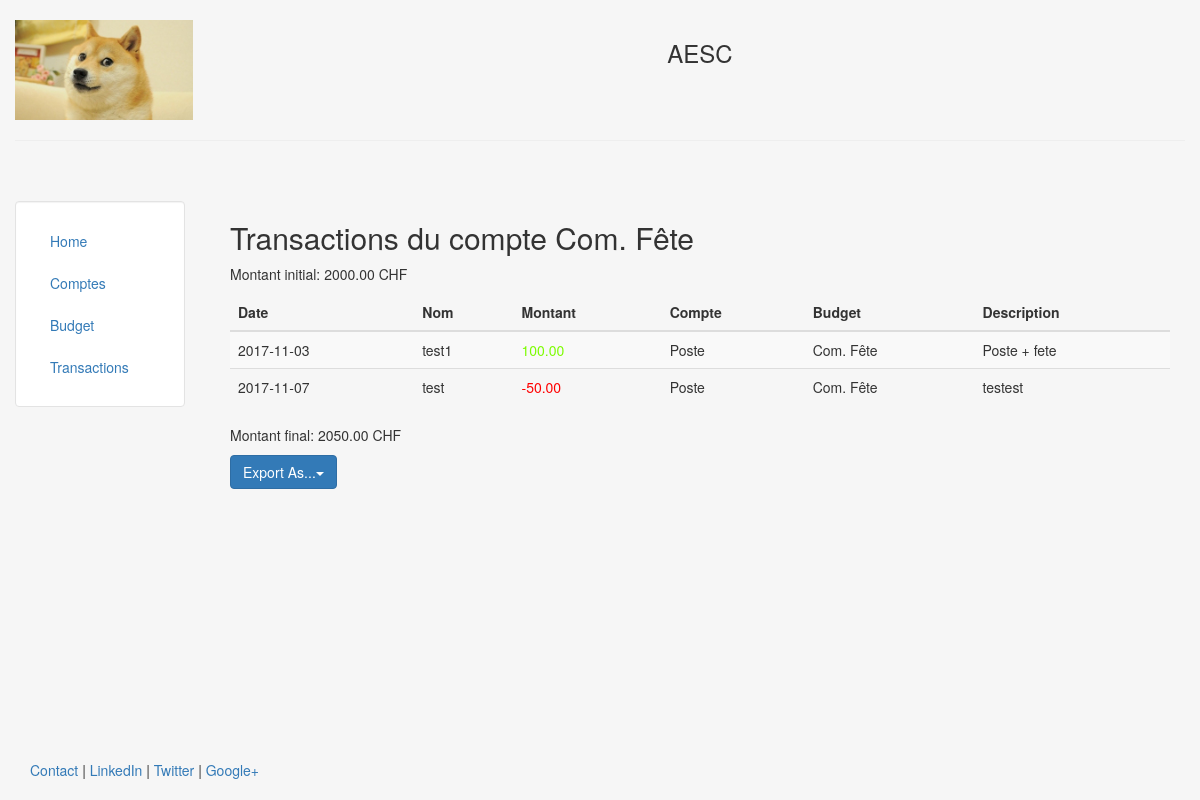
Screenshot of /budget/2 with the database file from the repository.
### compta/models.py (models this page shows, shortened)
class Budget(models.Model):
    nom = models.CharField(max_length = 140)
    somme_depart = models.DecimalField(max_digits=11, decimal_places=2)
    somme_actuelle = models.DecimalField(max_digits=11, decimal_places=2)
    def __str__(self):
        return self.nom

class Transaction(models.Model):
    nom = models.CharField(max_length=140)
    somme = models.DecimalField(max_digits=11, decimal_places=2)
    compte = models.ForeignKey(Compte, on_delete=models.CASCADE)
    budget = models.ForeignKey(Budget, on_delete=models.CASCADE, blank=True, null=True)
    date = models.DateField()
    date_traitement = models.DateField(default=datetime.now)
    description = models.TextField()

class Compte(models.Model):
    nom = models.CharField(max_length = 140)
    somme_depart = models.DecimalField( max_digits=11, decimal_places=2)
    somme_actuelle = models.DecimalField(max_digits=11, decimal_places=2)
    def __str__(self):
        return self.nom

### compta/views.py (the view)
# urls.py: url(r'^budget/(?P<pk>\d+)$', views.detail_budget),
def detail_budget(request, pk):
    try:
        budget = Budget.objects.get(pk=pk)
        transac = Transaction.objects.filter(budget=pk)
    except:
        raise Http404("Le Budget spécifié n'existe pas!")
    return render(request, "compta/detail_budget.html", {'budget': budget, 'transac':transac})

### templates/compta/detail_budget.html
{% extends "compta/header.html" %}
{% block content %}
    <h2>Transactions du compte {{ budget.nom }}</h2>
    <p>Montant initial: {{ budget.somme_depart }} CHF</p>
        <table class="table table-striped">
            <thead>
              <tr>
                <th>Date</th>
                <th>Nom</th>
                <th>Montant</th>
                <th>Compte</th>
                <th>Budget</th>
                <th>Description</th>
              </tr>
            </thead>
            <tbody>
                {% for c in transac %}
                    <tr>
                        <td>{{ c.date|date:"Y-m-d" }}</td>
                        <td>{{ c.nom }}</td>
                        <td>
                            {% if  c.somme > 0 %}
                                <font color="lawngreen">{{c.somme}}</font>
                            {% else %}
                                <font color="red">{{c.somme}}</font>
                            {% endif %}
                        </td>
                        <td>{{ c.compte }}</td>
                        <td>{{ c.budget }}</td>
                        <td>{{ c.description }}</td>
                    </tr>
                {% endfor %}
            </tbody>
        </table>
    <p>Montant final: {{ budget.somme_actuelle }} CHF</p>
    {% include 'compta/includes/export_snippet.html' %}
{% endblock %}

### templates/compta/header.html (style rules this page uses)
html, body { height:100% }

### rows the page displays
Budget: nom "Com. Fête", somme_depart "2000.00", somme_actuelle "2050.00"
Transaction: date "2017-11-03", nom "test1", somme "100.00", compte "Poste", budget "Com. Fête", description "Poste + fete"
Transaction: date "2017-11-07", nom "test", somme "-50.00", compte "Poste", budget "Com. Fête", description "testest"
